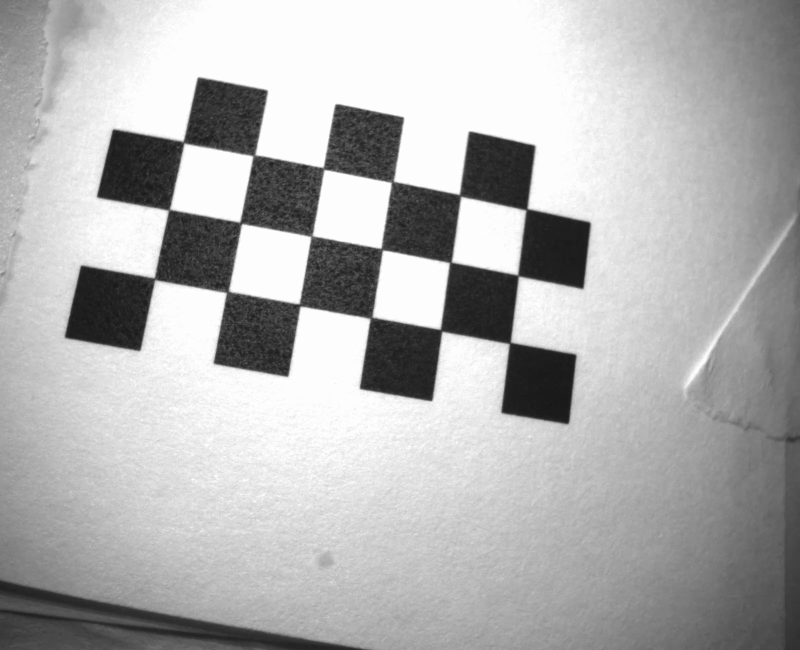
#> input picture camera_calibration/camera_calibration_tutorial/camera_1/r_16.png, 1600 x 1300 px (shown at 1/2 size); its folder holds 4 pictures in this run; the run also reads 1 picture not shown here
$ python calibration_tutorial_2.py
#> lines starting #> are read from the running program, lines starting #| are printed output that depends on the picture
### camera_calibration/camera_calibration_lib.py
import cv2
import os
import numpy as np
import pandas as pd


class CameraCalibrator:
  def __init__(self, cam_id):
    if not isinstance(cam_id, str):
      err_msg = "The provided camera ID must be a string variable."
      raise AssertionError(err_msg);

    self.cam_id = cam_id;
    self.images_dir = None;
    self.cam_info = None;
    self.img_height = None;
    self.img_width = None;
    self.n_cb_rows = None;
    self.n_cb_cols = None;
    self.world_scale = None;
    self.intrinsic_mat = None;
    self.dist_coef = None;


  def load_images(self, images_dir):
#> called with images_dir = './camera_1/'
    if not os.path.isdir(images_dir):
      err_msg = "The provided directory:\n  " + images_dir + "\ndoes not exist.";
      raise AssertionError(err_msg);

    if not images_dir[-1] == "/":
      images_dir = images_dir + "/";

    cam_info = pd.DataFrame(sorted(os.listdir(images_dir) ), columns=["filename"]);
    cam_info["images"] = list(
      map(
        lambda fname_fx: cv2.imread(images_dir + fname_fx),
        cam_info["filename"]) );
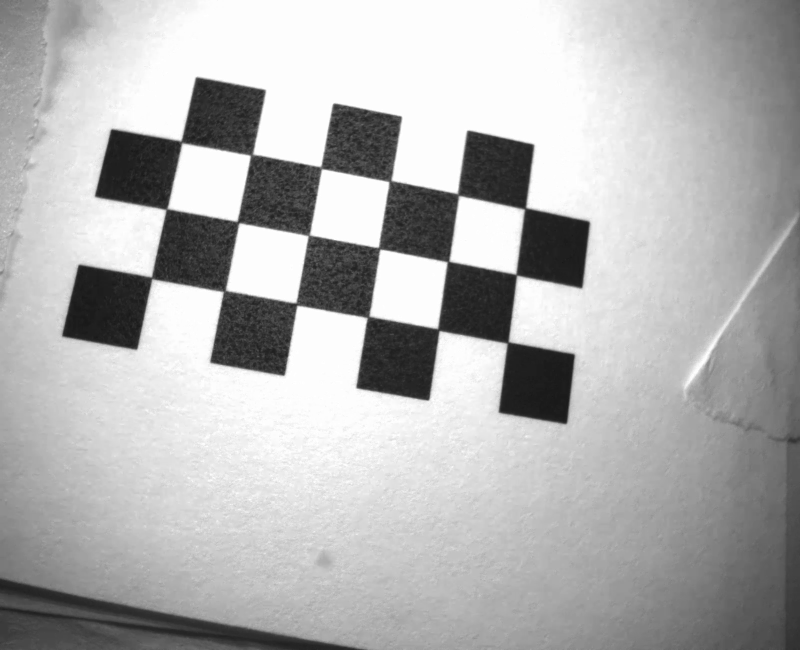
#> input picture camera_calibration/camera_calibration_tutorial/camera_1/r_17.png, 1600 x 1300 px (shown at 1/2 size)
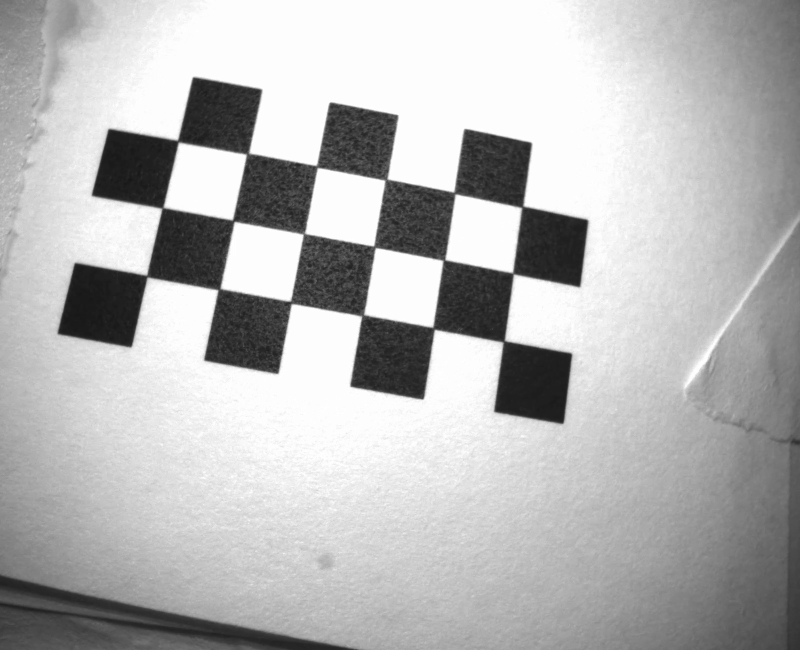
#> input picture camera_calibration/camera_calibration_tutorial/camera_1/r_18.png, 1600 x 1300 px (shown at 1/2 size)
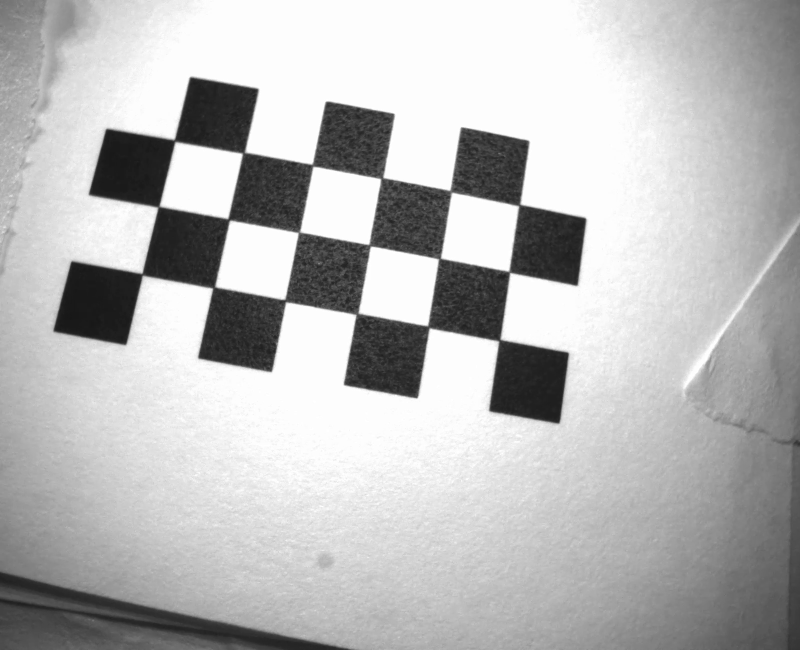
#> input picture camera_calibration/camera_calibration_tutorial/camera_1/r_19.png, 1600 x 1300 px (shown at 1/2 size)

    # Image dimensions. Images should be the same size across the provided directory.
    img_height, img_width = cam_info.loc[0,"images"].shape[0:2];

    img_dim_match_ixs = list(
      map(
        lambda img_ix: img_ix.shape[0:2] == (img_height, img_width),
        cam_info["images"]) );

    if not all(img_dim_match_ixs):
      err_msg = "Not all images have the same dimensions.";
      raise AssertionError(err_msg);

    self.images_dir = images_dir;
    self.cam_info = cam_info;
    self.img_height = img_height;
    self.img_width = img_width;


  def init_corners(self, n_cb_rows, n_cb_cols, world_scale=1.0):
    if not isinstance(self.cam_info, pd.DataFrame):
      err_msg = \
        "The 'cam_info' variable must be the Pandas DataFrame " + \
        "created by calling the 'load_images()' method on the CameraCalibrator object.";

      raise AssertionError(err_msg);

    expected_vars = {"filename", "images"};
    missing_vars = expected_vars.difference(set(self.cam_info.columns) );

    if len(missing_vars) > 0:
      err_msg = \
        "The 'cam_info' DataFrame is missing the following variables:\n  " + \
        "\n  ".join(missing_vars);

      raise AssertionError(err_msg);

    n_images = len(self.cam_info["images"]);

    # Coordinates of squares in the chessboard world space. 3D point in real world space.
    objp_temp = np.zeros((n_cb_rows * n_cb_cols, 3), np.float32);
    objp_temp[:,:2] = np.mgrid[0:n_cb_rows,0:n_cb_cols].T.reshape(-1, 2);
    objp_temp = world_scale * objp_temp;

    # Pixel coordinates of chessboards. 2D points in image plane.
    corners_temp = np.empty((n_cb_rows * n_cb_cols, 1, 2), dtype=np.float32);
    corners_temp[:] = np.nan;

    image_w_grid_temp = np.zeros((self.img_height, self.img_width, 3), dtype=np.uint8);

    self.cam_info["objpoints"] = [objp_temp.copy() for ix in range(0, n_images)];
    self.cam_info["corners"] = [corners_temp.copy() for ix in range(0, n_images)];
    self.cam_info["images_w_grid"] = [image_w_grid_temp.copy() for ix in range(0, n_images)];
    self.cam_info["found_corners"] = False;

    self.n_cb_rows = n_cb_rows;
    self.n_cb_cols = n_cb_cols;
    self.world_scale = world_scale;


  def find_corners_auto(self):
    if not isinstance(self.cam_info, pd.DataFrame):
      err_msg = \
        "The 'cam_info' variable must be the Pandas DataFrame " + \
        "created by calling the 'load_images()' method on the CameraCalibrator object.";

      raise AssertionError(err_msg);

    expected_vars = {"filename", "images", "objpoints", "corners", "images_w_grid", "found_corners"};
    missing_vars = expected_vars.difference(set(self.cam_info.columns) );

    if len(missing_vars) > 0:
      err_msg = \
        "The 'cam_info' DataFrame is missing the following variables:\n  " + \
        "\n  ".join(missing_vars);

      raise AssertionError(err_msg);

    if not isinstance(self.n_cb_rows, int) or isinstance(self.n_cb_rows, bool):
      err_msg = "The 'n_cb_rows' variable must be an integer.";
      raise AssertionError(err_msg);

    if not isinstance(self.n_cb_cols, int) or isinstance(self.n_cb_cols, bool):
      err_msg = "The 'n_cb_cols' variable must be an integer.";
      raise AssertionError(err_msg);

    if not isinstance(self.world_scale, float) or isinstance(self.world_scale, bool):
      err_msg = "The 'world_scale' variable must be a floating point number.";
      raise AssertionError(err_msg);

    # Criteria used by chessboard pattern detector. Change this if the code can't find the chessboard.
    criteria = (cv2.TERM_CRITERIA_EPS + cv2.TERM_CRITERIA_MAX_ITER, 100, 0.0001);
#> criteria = (3, 100, 0.0001)

    n_images = len(self.cam_info["images"]);

    for ix in range(0, n_images):
      if not self.cam_info.loc[ix,"found_corners"]:
        img_ix = self.cam_info.loc[ix,"images"].copy();

        # Try to find the chessboard through simple grayscaling of the image.
        img_gray = cv2.cvtColor(img_ix, cv2.COLOR_BGR2GRAY);
        ret_ix, corners_ix = cv2.findChessboardCorners(img_gray, (self.n_cb_rows, self.n_cb_cols), None);

        if ret_ix:
          # Convolution size used to improve corner detection. Don't make this too large.
          conv_size = (11, 11);

          # Opencv can attempt to improve the chessboard coordinates.
          corners_ix = cv2.cornerSubPix(img_gray, corners_ix, conv_size, (-1, -1), criteria);
          cv2.drawChessboardCorners(img_ix, (self.n_cb_rows, self.n_cb_cols), corners_ix, ret_ix);
          self.cam_info.loc[ix,"images_w_grid"][:] = img_ix;
          self.cam_info.loc[ix,"corners"][:] = corners_ix;
          self.cam_info.loc[ix,"found_corners"] = ret_ix;

        else:
          warn_msg = "Cannot find chessboard corners in image {}.";
          print(warn_msg.format(self.cam_info.loc[ix,"filename"]) );
#> the loop in view_images_w_grid, `for ix in range(0, n_images):` made 4 passes
#> pass 1, in view_images_w_grid, `cv2.imshow(img_title_ix, img_ix);`:
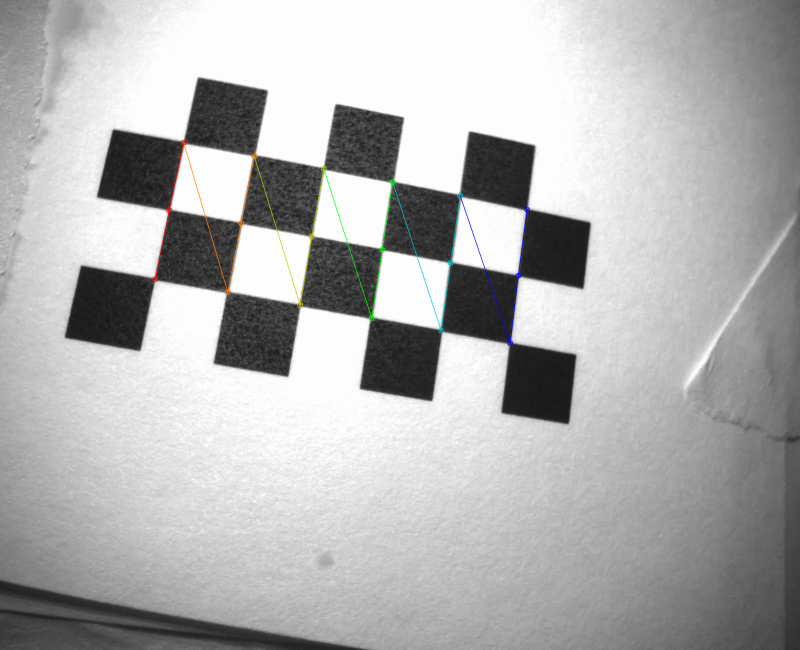
#> window 'Cam ID: 1r - Filename: r_16.pn': shape (1300, 1600, 3) (shown at 1/2 size); mean B, G, R 177.9, 178.1, 178


  # [66 lines left out: function find_corners_man, not called in this run]


  def calibrate(self):
    if not isinstance(self.cam_info, pd.DataFrame):
      err_msg = \
        "The 'cam_info' variable must be the Pandas DataFrame " + \
        "created by calling the 'load_images()' method on the CameraCalibrator object.";

      raise AssertionError(err_msg);

    expected_vars = {"corners", "found_corners", "objpoints"};
    missing_vars = expected_vars.difference(set(self.cam_info.columns) );

    if len(missing_vars) > 0:
      err_msg = \
        "The 'cam_info' DataFrame is missing the following variables:\n  " + \
        "\n  ".join(missing_vars);

      raise AssertionError(err_msg);

    rmse, mtx, dist, rvecs, tvecs = cv2.calibrateCamera(
      list(self.cam_info.loc[self.cam_info["found_corners"],"objpoints"]),
      list(self.cam_info.loc[self.cam_info["found_corners"],"corners"]),
      (self.img_width, self.img_height),
      None,
      None);
#> rmse = 0.687; mtx = [[1956.8, 0, 805.4], [0, 1969.9, 721.2], [0, 0, 1]]; dist = [[0.133, -3.43, 0.00626, 0.00678, 15.15]]; rvecs = ([-0.0177, -0.255, -1.4], [-0.0352, -0.246, -1.4], [-0.0641, -0.228, -1.4], [-0.094, -0.21, -1.39]); tvecs = ([-3.36, -1.1, 13.16], [-3.41, -1.11, 13.19], [-3.49, -1.14, 13.24], [-3.57, -1.17, 13.3])

    self.intrinsic_mat = mtx;
#> self.intrinsic_mat has the same summary as mtx
#> (the rest of the program and of its run is left out)
